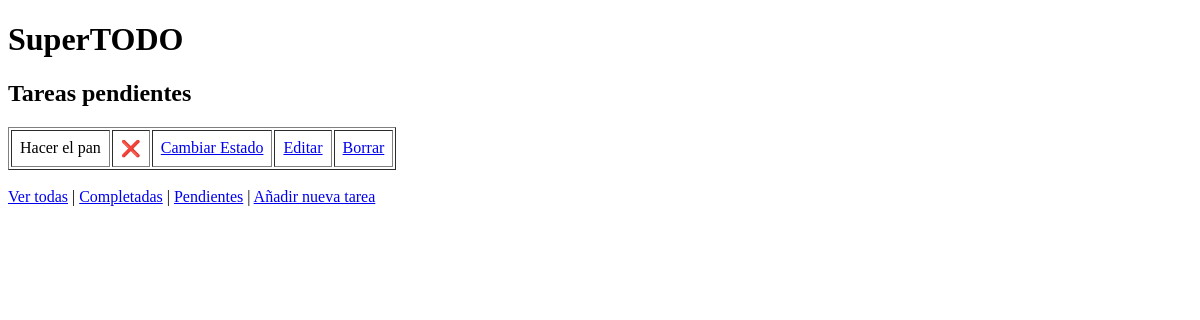
The page /tasks/pending/ on the database as committed earlier.
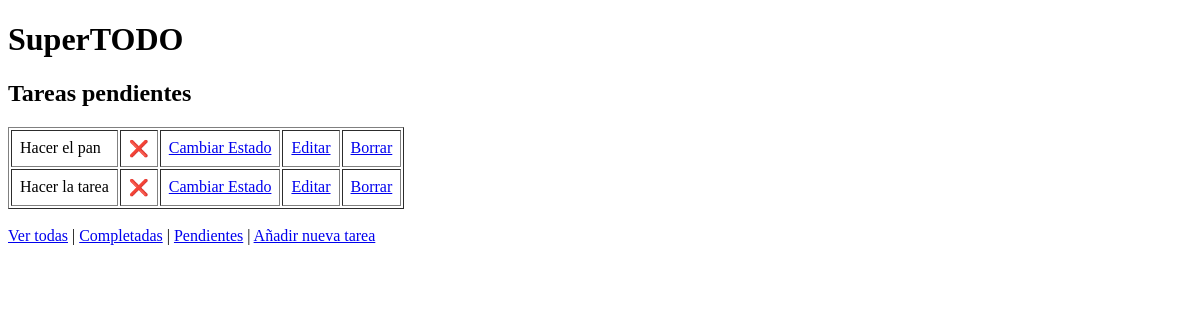
The same page on the database as committed later.
### tasks/models.py (models this page shows, shortened)
class Task(models.Model):
    name = models.CharField(max_length=100)
    description = models.TextField(blank=True)
    slug = models.SlugField(unique=True)
    completed = models.BooleanField(default=False)
    created_at = models.DateTimeField(auto_now_add=True)
    updated_at = models.DateTimeField(auto_now=True)

### tasks/views.py (the view)
# urls.py: path('pending/', views.task_list_pending, name='task-list-pending'),
def task_list_pending(request):
    tasks = Task.objects.filter(completed=False)
    return render(request, 'tasks/task/pending.html', {'tasks': tasks})

### tasks/templates/tasks/task/pending.html
{% extends "base.html" %}
{% load static %}
{% block content %}
  {% include "header.html" with subtitle="Tareas pendientes" %}
    <table border="1" cellpadding="8">
        {% for task in tasks %}
          <tr>
            <td>{{ task.name }}</td>
            <td>
              ❌
            </td>
            <td>
              <a href="{% url 'tasks:toogle-task' task.slug %}">Cambiar Estado</a>
            </td>
            <td>
              <a href="{% url 'tasks:edit-task' task.slug %}">Editar</a>
            </td>
            <td>
              <a href="{% url 'tasks:delete-task' task.slug %}">Borrar</a>
            </td>
          </tr>
        {% empty %}
        <p>Nada que hacer. ¡Enhorabuena!</p>
        {% endfor %}
    </table>
  <br>
  <div>
    <a href="{% url 'tasks:task-list' %}">Ver todas</a> |
    <a href="{% url 'tasks:task-list-completed' %}">Completadas</a> |
    <a href="{% url 'tasks:task-list-pending' %}">Pendientes</a> |
    <a href="{% url 'tasks:add-task' %}">Añadir nueva tarea</a>
  </div>
{% endblock %}

Rows that differ between the two databases and show on the page:
added Task: name "Hacer la tarea"
